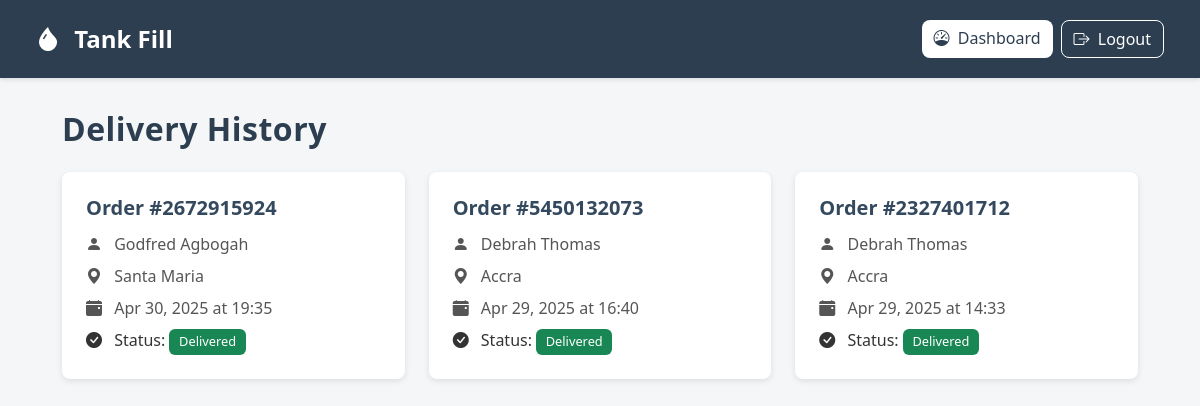
Before: /driver/history/ (signed in) with the older database file.
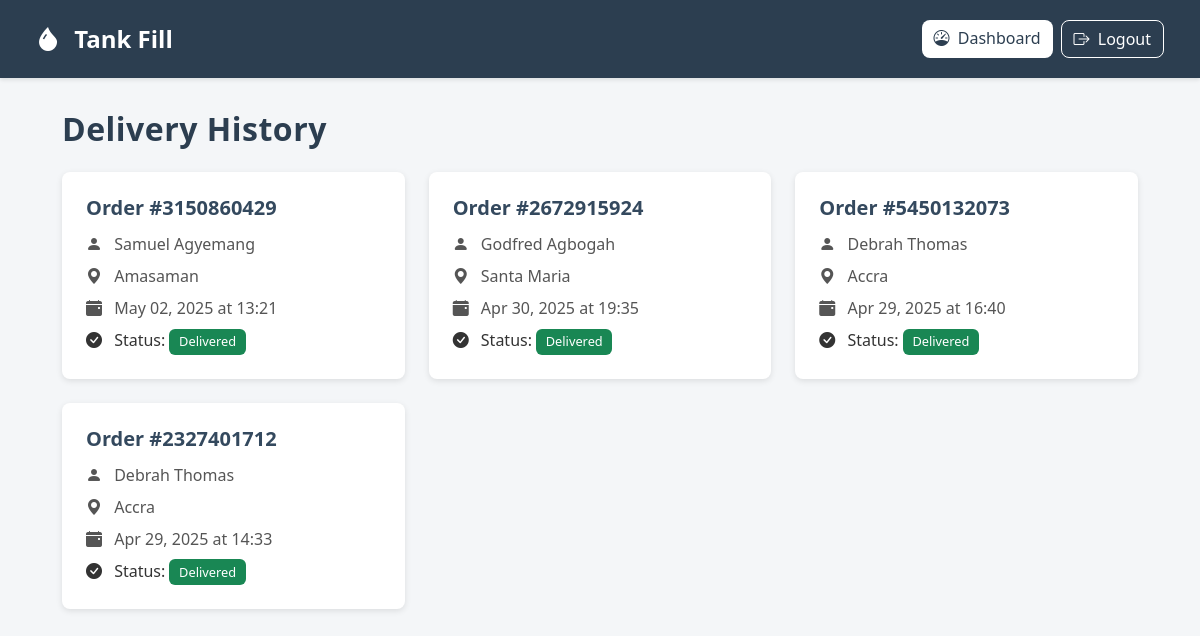
After: the same page with the newer database file.
### authentication/models.py (models this page shows, shortened)
class Delivery(models.Model):
    delivery_id = UniqueIDField(primary_key=True, editable=False, unique=True)
    order = models.ForeignKey(Order, on_delete=models.CASCADE, related_name="delivery")
    delivery_status = models.CharField(max_length=20, choices=DELIVERY_STATUS)
    delivery_date = models.DateTimeField(default=timezone.now)
    driver = models.ForeignKey(Driver, on_delete=models.SET_NULL, null=True, blank=True)
    payment = models.ForeignKey(Payment, on_delete=models.SET_NULL, null=True, blank=True)
    is_deleivered = models.BooleanField(default=False)
    driver_current_lat = models.DecimalField(max_digits=9, decimal_places=6, null=True, blank=True)
    driver_current_lng = models.DecimalField(max_digits=9, decimal_places=6, null=True, blank=True)
    customer_lat = models.DecimalField(max_digits=9, decimal_places=6, null=True, blank=True)
    customer_lng = models.DecimalField(max_digits=9, decimal_places=6, null=True, blank=True)
    estimated_arrival_time = models.DateTimeField(null=True, blank=True)
    last_updated = models.DateTimeField(auto_now=True)  # auto update location timestamp

class Order(models.Model):
    order_id = UniqueIDField(primary_key=True, editable=False, unique=True)
    customer = models.ForeignKey(User, on_delete=models.CASCADE, related_name="orders", limit_choices_to={'is_customer': True})
    vendor = models.ForeignKey(Vendor, on_delete=models.CASCADE, related_name="orders")
    order_date = models.DateTimeField(auto_now_add=True)
    payment_method = models.CharField(max_length=100, choices=PAYMENT_METHODS)
    litres = models.CharField(max_length=100, null=True)
    tank_type = models.CharField(max_length=200, choices=TANK_CHOICES)
    status = models.CharField(
        max_length=20, choices=DELIVERY_STATUS, default='Pending'
    )
    is_complete = models.BooleanField(default=False)
    delivery_location = models.CharField(max_length=200, null=True, blank=True)

class User(AbstractBaseUser, PermissionsMixin):
    user_id = UniqueIDField(primary_key=True, unique=True, editable=False)
    email = models.EmailField(unique=True, blank=True, null=True)
    phone_number = models.CharField(max_length=15, unique=True, validators=[
        RegexValidator(regex=r'^\+?\d{9,15}$', message="Enter a valid phone number.")
    ])
    full_name = models.CharField(max_length=100)
    address = models.CharField(max_length=255, blank=True, null=True)
    gender = models.CharField(max_length=10, choices=GENDER_CHOICES, blank=True, null=True)
    photo = models.ImageField(upload_to='uploaded_files/kyc/photos/', default='media/profile.png', null=True, blank=True)
    date_joined = models.DateTimeField(default=timezone.now)
    is_active = models.BooleanField(default=True)
    is_staff = models.BooleanField(default=False)
    is_customer = models.BooleanField(default=False)
    is_vendor = models.BooleanField(default=False)
    is_driver = models.BooleanField(default=False)
    is_admin = models.BooleanField(default=False)
    latitude = models.DecimalField(max_digits=9, decimal_places=6, null=True, blank=True)
    longitude = models.DecimalField(max_digits=9, decimal_places=6, null=True, blank=True)
    groups = models.ManyToManyField(Group, related_name="custom_user_groups", blank=True)
    user_permissions = models.ManyToManyField(Permission, related_name="custom_user_permissions", blank=True)
    objects = CustomUserManager()
    USERNAME_FIELD = 'phone_number'
    REQUIRED_FIELDS = ['email', 'full_name']
    def get_full_name(self):
        return f"{self.full_name}"

### authentication/views.py (the view)
# urls.py: path('driver/history/', DeliveryHistoryView.as_view(), name='delivery_history'),
@method_decorator((login_required, driver_required), name='dispatch')
class DeliveryHistoryView(ListView):
    model = Delivery
    template_name = 'driver/delivery_history.html'
    context_object_name = 'deliveries'
    paginate_by = 10  # Optional
    def get_queryset(self):
        driver = self.request.user.driver_profile
        return Delivery.objects.filter(driver=driver, is_deleivered=True).select_related('order').order_by('-delivery_date')

### templates/driver/delivery_history.html (shortened to what this page needs)
<!DOCTYPE html>
<html lang="en">
<head>
    <link href="https://cdn.jsdelivr.net/npm/bootstrap@5.3.0/dist/css/bootstrap.min.css" rel="stylesheet">
    <link rel="stylesheet" href="https://cdn.jsdelivr.net/npm/bootstrap-icons@1.10.5/font/bootstrap-icons.css">
</head>
<body>
    <nav class="navbar navbar-expand-lg navbar-dark">
        <div class="container-fluid">
            <a class="navbar-brand" href="#">
                <i class="bi bi-droplet-fill me-2"></i> Tank Fill
            </a>
            <div class="d-flex">
                <a href="{% url 'driver_dashboard' %}" class="btn btn-light me-2">
                    <i class="bi bi-speedometer me-1"></i> Dashboard
                </a>
                <a href="{% url 'logout' %}" class="btn btn-outline-light">
                    <i class="bi bi-box-arrow-right me-1"></i> Logout
                </a>
            </div>
        </div>
    </nav>
    <div class="container">
        <h2 class="page-title">Delivery History</h2>
        <div class="card-list-container">
            {% for delivery in deliveries %}
            <div class="delivery-card">
                <div class="card-body">
                    <h5 class="card-title">Order #{{ delivery.order.order_id }}</h5>
                    <p class="card-text">
                        <i class="bi bi-person-fill me-2"></i> {{ delivery.order.customer.get_full_name }}
                    </p>
                    <p class="card-text">
                        <i class="bi bi-geo-alt-fill me-2"></i> {{ delivery.order.delivery_location }}
                    </p>
                    <p class="card-text">
                        <i class="bi bi-calendar-event-fill me-2"></i>
                        {{ delivery.delivery_date|date:"M d, Y" }} at {{ delivery.delivery_date|time:"H:i" }}
                    </p>
                    <div>
                        <i class="bi bi-check-circle-fill me-2"></i> Status:
                        <span class="badge bg-success">Delivered</span>
                    </div>
                </div>
            </div>
            {% endfor %}
        </div>
    </div>
</body>
</html>

Changed rows visible on the page:
added Delivery: order.order_id "3150860429", order.customer.get_full_name "Samuel Agyemang", order.delivery_location "Amasaman", delivery_date "May 02, 2025", delivery_date "13:21"
